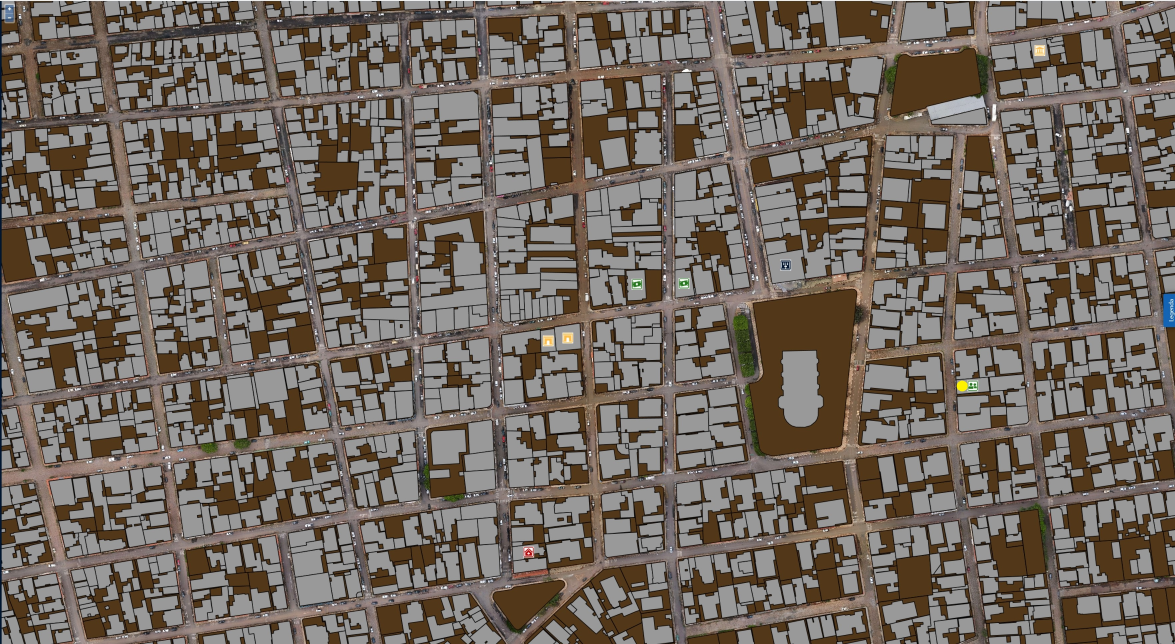
#> input picture GrafosGrupo7-main/cena.jpg, 3525 x 1932 px, found by its file name (shown at 1/3 size)
$ python imob.py
#> lines starting #> are read from the running program, lines starting #| are printed output that depends on the picture; after the words box and inside, x2 and y2 are one past the last pixel; in counts of white or black regions, pixels touching at a corner belong together
import cv2
import numpy as np

# Carregar a imagem
image = cv2.imread('/home/joaoleaogf/documents/logs/GrafosGrupo7-main/cena.jpg')
#> image is the input picture: shape (1932, 3525, 3); mean B, G, R 97.7, 106.1, 115.7

# Converter para escala de cinza
gray = cv2.cvtColor(image, cv2.COLOR_BGR2GRAY)
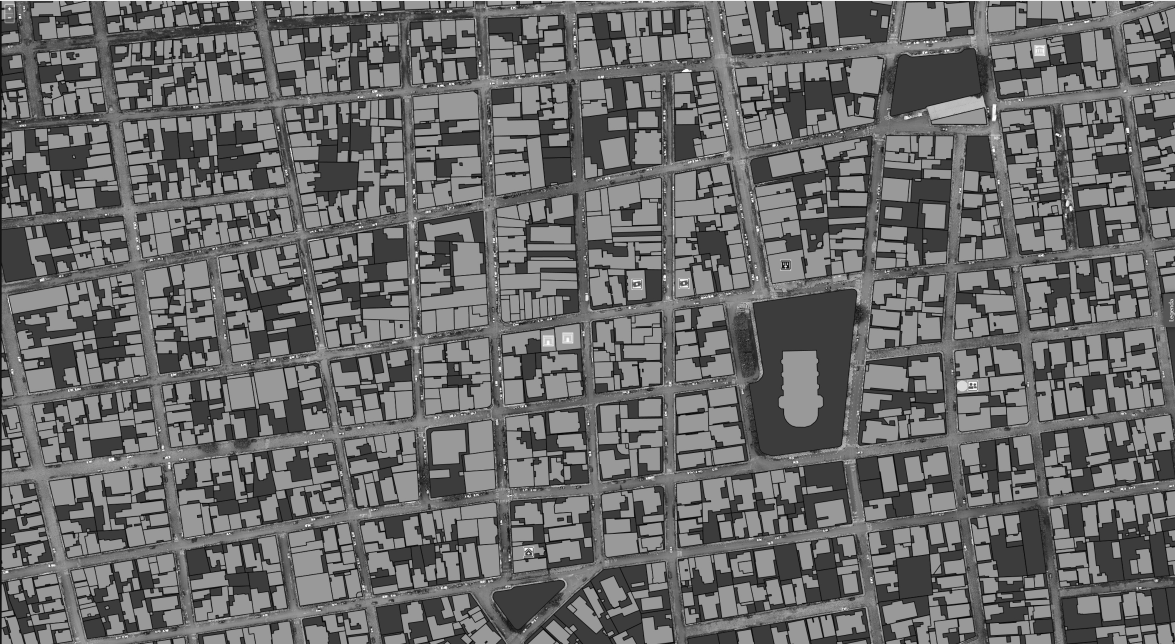
#> gray: shape (1932, 3525) (shown at 1/3 size); min 0, max 255, mean 108

# Aplicar um blur para reduzir o ruído
blur = cv2.GaussianBlur(gray, (5, 5), 0)

# Aplicar a detecção de bordas Canny
edges = cv2.Canny(blur, 50, 150)
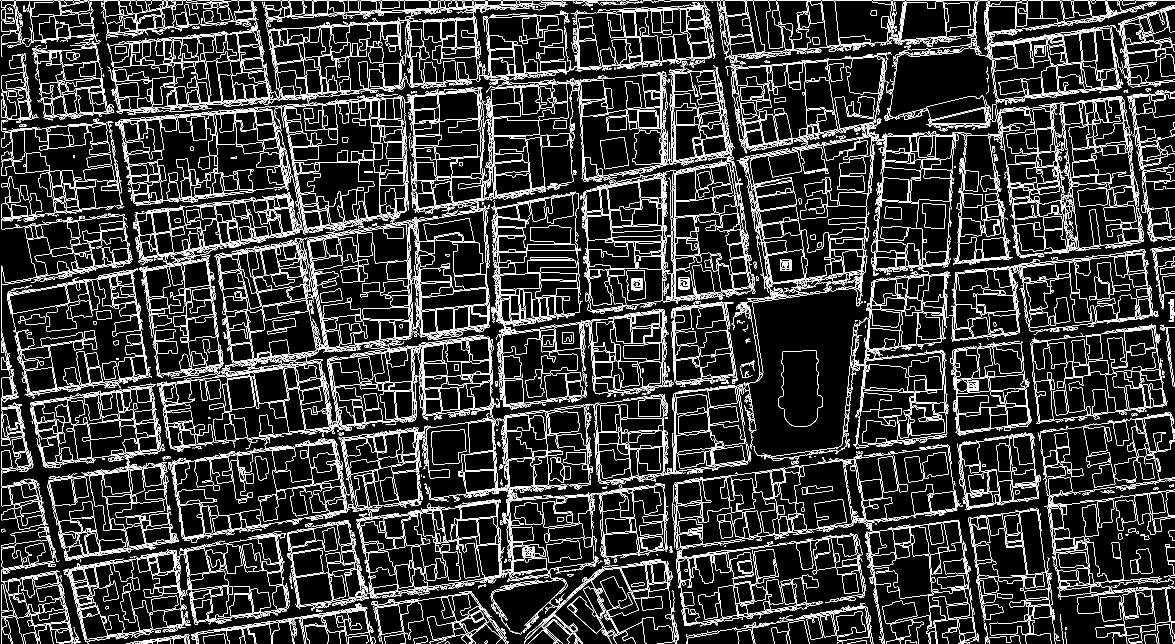
#> edges: shape (1932, 3525) (shown at 1/3 size); 8.3% white in thin lines or dots

# Encontrar contornos na imagem
contours, _ = cv2.findContours(edges, cv2.RETR_TREE, cv2.CHAIN_APPROX_SIMPLE)
#> contours = 7684 contours, 3539 with area under 20; largest, box (x1, y1, x2, y2) and area: (2559, 1057, 2842, 1338) 62591, (2572, 1057, 2842, 1338) 62522, (2860, 802, 3060, 1022) 35918, (2860, 803, 3059, 1022) 33666, (2336, 1052, 2469, 1281) 23621

# Filtrar os contornos por tamanho (para eliminar ruído e detalhes pequenos)
filtered_contours = []
for cnt in contours:
    area = cv2.contourArea(cnt)
    if area > 800:  # Define um limite de área mínima
        filtered_contours.append(cnt)
#> this loop made 7684 passes
#> area on passes 12, 13, 19: 52, 41, 41
#> after the loop, filtered_contours = 1896 contours; largest, box (x1, y1, x2, y2) and area: (2559, 1057, 2842, 1338) 62591, (2572, 1057, 2842, 1338) 62522, (2860, 802, 3060, 1022) 35918, (2860, 803, 3059, 1022) 33666, (2336, 1052, 2469, 1281) 23621

# Desenhar os contornos filtrados na imagem original
image_with_contours = image.copy()
cv2.drawContours(image_with_contours, filtered_contours, -1, (0, 255, 0), 2)
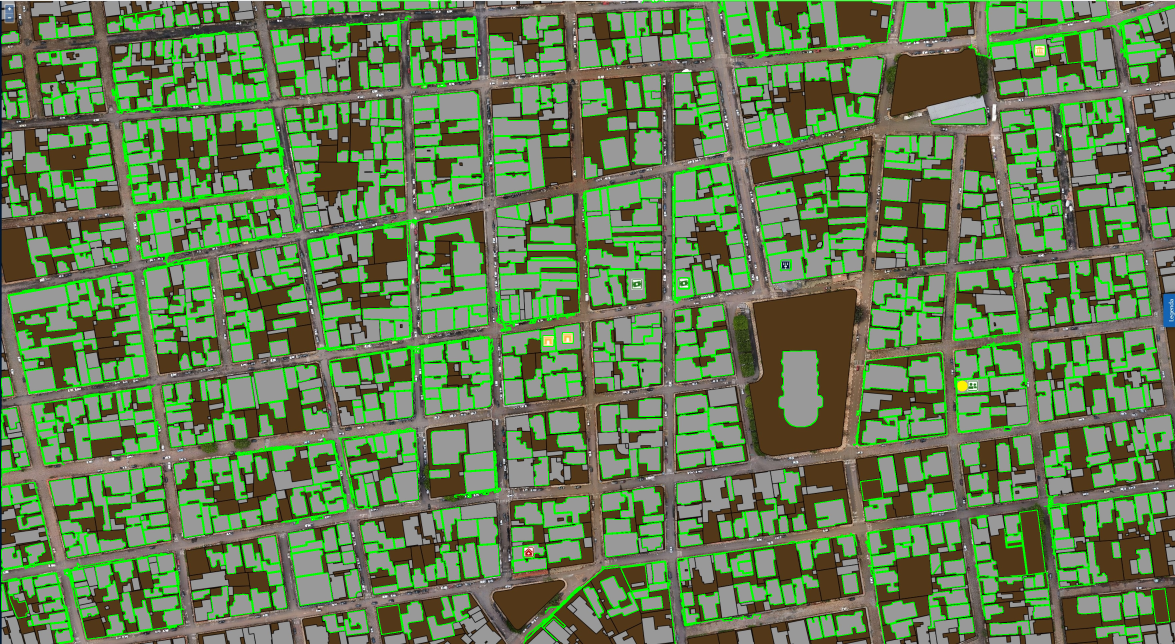
#> image_with_contours: shape (1932, 3525, 3) (shown at 1/3 size); mean B, G, R 86.8, 126.4, 103.8

# Exibir a imagem com os contornos
# cv2.imshow('Quarteirões e Lotes Detectados', image_with_contours)

# Contar e imprimir o número de lotes identificados
num_lotes = len(filtered_contours)
#> num_lotes = 1896
print(f"Número de lotes identificados: {num_lotes}")
#| Número de lotes identificados: 1896

cv2.waitKey(0)
cv2.destroyAllWindows()

# Salvar a imagem processada
cv2.imwrite('/home/joaoleaogf/documents/logs/GrafosGrupo7-main/resultado_quarteiroes_lotes.jpg', image_with_contours)
